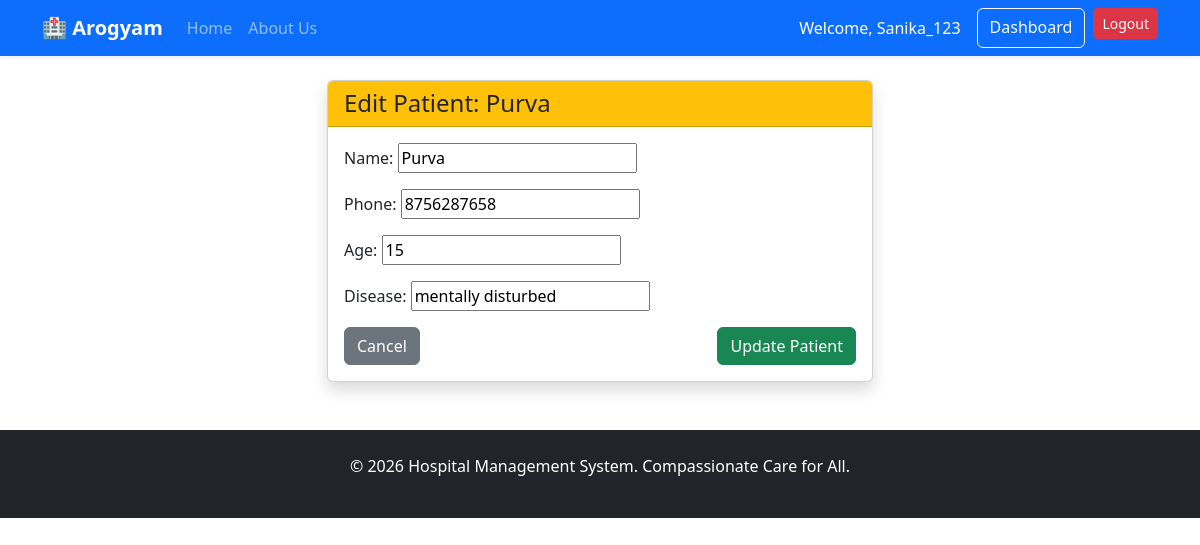
Page /appointments/patient/edit/2/ (signed in) on the committed database.
### appointments/models.py (models this page shows, shortened)
class Patient(models.Model):
    user = models.ForeignKey(User, on_delete=models.CASCADE, null=True, blank=True)
    name = models.CharField(max_length=100)
    phone = models.CharField(max_length=15)
    age = models.IntegerField(null=True, blank=True)
    disease = models.CharField(max_length=200, blank=True)

### appointments/views.py (the view)
# urls.py: path('patient/edit/<int:id>/', views.edit_patient, name='edit_patient'),
@login_required
def edit_patient(request, id):
    patient = get_object_or_404(Patient, id=id)
    if request.method == "POST":
        form = PatientForm(request.POST, instance=patient)
        if form.is_valid():
            form.save()
            messages.success(request, f"Details for {patient.name} updated!")
            return redirect('dashboard')
    else:
        form = PatientForm(instance=patient)
    return render(request, 'appointments/edit.html', {'form': form, 'patient': patient})

### appointments/forms.py
class PatientForm(forms.ModelForm):
    class Meta:
        model = Patient
        fields = ['name', 'phone', 'age', 'disease']  # <--- ERROR IS HERE

### appointments/templates/appointments/edit.html (shortened to what this page needs)
{% extends "base.html" %}
{% block content %}
<div class="row justify-content-center">
    <div class="col-md-6">
        <div class="card shadow">
            <div class="card-header bg-warning text-dark">
                <h4 class="mb-0">Edit Patient: {{ patient.name }}</h4>
            </div>
            <div class="card-body">
                <form method="POST">
                    {{ form.as_p }}
                    <div class="d-flex justify-content-between mt-3">
                        <a href="{% url 'dashboard' %}" class="btn btn-secondary">Cancel</a>
                        <button type="submit" class="btn btn-success">Update Patient</button>
                    </div>
                </form>
            </div>
        </div>
    </div>
</div>
{% endblock %}

### templates/base.html (shortened to what this page needs)
<!DOCTYPE html>
<html lang="en">
<head>
    <link href="https://cdn.jsdelivr.net/npm/bootstrap@5.3.0/dist/css/bootstrap.min.css" rel="stylesheet">
</head>
<body>
    <nav class="navbar navbar-expand-lg navbar-dark bg-primary shadow-sm">
        <div class="container">
            <a class="navbar-brand" href="{% url 'home' %}">🏥 Arogyam</a>
            <div class="collapse navbar-collapse" id="navbarNav">
                <ul class="navbar-nav me-auto">
                    <li class="nav-item"><a class="nav-link" href="{% url 'home' %}">Home</a></li>
                    <li class="nav-item"><a class="nav-link" href="{% url 'home' %}#about">About Us</a></li>
                </ul>
                <div class="navbar-nav">
                    {% if user.is_authenticated %}
                        <span class="nav-item nav-link text-white me-2">Welcome, {{ user.username }}</span>
                        <a href="{% url 'dashboard' %}" class="btn btn-outline-light me-2">Dashboard</a>
                        <form action="{% url 'logout' %}" method="post" style="display:inline;">
                            <button type="submit" class="btn btn-danger btn-sm">Logout</button>
                        </form>
                    {% else %}
                        <a href="{% url 'login' %}" class="btn btn-outline-light me-2">Login</a>
                        <a href="{% url 'register' %}" class="btn btn-light">Sign Up</a>
                    {% endif %}
                </div>
            </div>
        </div>
    </nav>
    <div class="container mt-4">
        {% block content %}{% endblock %}
    </div>
    <footer class="bg-dark text-white text-center py-4 mt-5">
        <p>&copy; 2026 Hospital Management System. Compassionate Care for All.</p>
    </footer>
</body>
</html>

### templates/base.html (style rules this page uses)
.navbar-brand { font-weight: bold; }

### rows in the picture
Patient: name "Purva", phone "8756287658", age "15", disease "mentally disturbed"

### other values in the picture
{{ user.username }} "Sanika_123"
